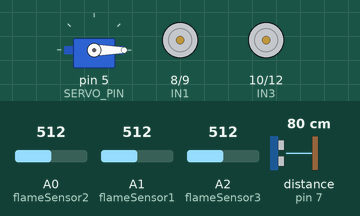
This sketch was run on a simulated Arduino Uno, built with avr-gcc and run on an emulated ATmega328P. Shown: servo, motor-driver pin pairs drawn as motors (green arrow = first pin HIGH = forward, orange = second pin HIGH = backward, longer = more drive, scaled by the enable pin). Wiring (inferred from the names in the program): ultrasonic range finder: trigger pin 6; echo pin 7. Inputs (shaded band) come from the test bench; at power-on: distance to the obstacle (sensor on pin 7) 80 cm, A0 (flameSensor2) = 512, A1 (flameSensor1) = 512, A2 (flameSensor3) = 512. The echo pulse lasts 58.3 µs per cm; what the sketch prints to the serial monitor is not drawn.

Above: at 1.7 s.
1.8 s: distance to the obstacle (sensor on pin 7) set to 22 cm
At 2.01 s:
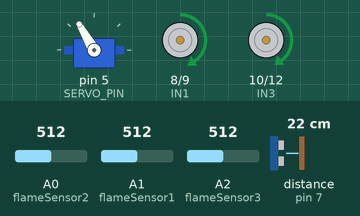
5.3 s: distance to the obstacle (sensor on pin 7) set to 18 cm
At 7.9 s:
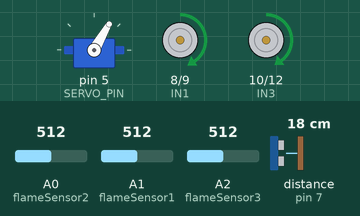
9.9 s: A0 (flameSensor2) set to 415
13.4 s: A0 (flameSensor2) set to 386
At 15.3 s:
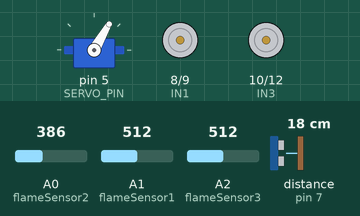
15.9 s: A1 (flameSensor1) set to 408
17.4 s: A1 (flameSensor1) set to 382
At 18.8 s:
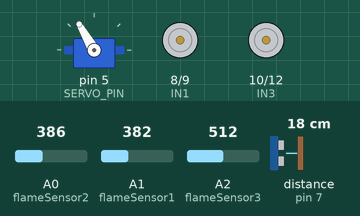
Timing chart, 0 to 20.4 s (numbered marks = the images above; inputs shaded):
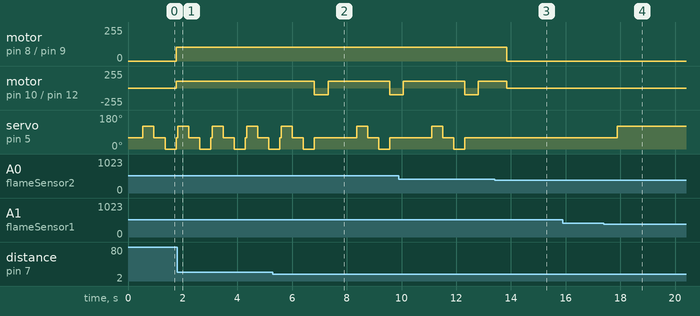

Measured:
- the behaviour switches between 21 and 20 cm on distance to the obstacle (sensor on pin 7) (found by bisection; images 1 and 2)
- the behaviour switches between 400 and 399 on A0 (flameSensor2) (found by bisection; images 2 and 3)
- the behaviour switches between 400 and 399 on A1 (flameSensor1) (found by bisection; images 3 and 4)
- after the input at 5.3 s, motor on pin 10 (IN3) / pin 12 (IN4): forward 100/255 → backward 100/255 after 1.5 s, → forward 100/255 0.50 s later, → backward 100/255 2.2 s later
- after the input at 13.4 s, motor on pin 8 (IN1) / pin 9 (IN2): forward 103/255 → stopped after 0.45 s; servo on pin 5 (SERVO_PIN): stays 60° (without the input it goes to 120° after 0.45 s)
- after the input at 15.9 s, every drawn part: stays the same
- after the input at 17.4 s, servo on pin 5 (SERVO_PIN): 60° → 120° after 0.49 s

The sketch:

sketch_fire_fighter.ino
```cpp
#include <Servo.h>

// ===========================
// Motor Pins
// ===========================
#define ENA 3     // Motor A Speed Control
#define ENB 11    // Motor B Speed Control
#define IN1 8     // Motor A Direction 1
#define IN2 9     // Motor A Direction 2
#define IN3 10    // Motor B Direction 1
#define IN4 12    // Motor B Direction 2

// ===========================
// Ultrasonic Sensor Pins
// ===========================
#define TRIG 6
#define ECHO 7

// ===========================
// Servo
// ===========================
#define SERVO_PIN 5
Servo myServo;

// ===========================
// Analog Flame Sensors
// ===========================
const int flameSensor1 = A1; // Left Flame Sensor
const int flameSensor2 = A0; // Front Flame Sensor
const int flameSensor3 = A2; // Right Flame Sensor
const int flameThreshold = 400; // Flame detection threshold (lower value = closer/hotter flame)

bool obstacleDetected = false; // Flag to track if obstacle was detected
String lastTurn = "";          // Store the direction of last turn for realignment

void setup() {
  Serial.begin(9600);

  // Motor setup
  pinMode(ENA, OUTPUT);
  pinMode(ENB, OUTPUT);
  pinMode(IN1, OUTPUT);
  pinMode(IN2, OUTPUT);
  pinMode(IN3, OUTPUT);
  pinMode(IN4, OUTPUT);

  // Ultrasonic setup
  pinMode(TRIG, OUTPUT);
  pinMode(ECHO, INPUT);

  // Servo initialization
  myServo.attach(SERVO_PIN);
  myServo.write(60);  // Center the servo (60 degrees)
  delay(500);
}

// Function to read ultrasonic distance in cm
long readDistance() {
  digitalWrite(TRIG, LOW);
  delayMicroseconds(2);
  digitalWrite(TRIG, HIGH);
  delayMicroseconds(10);
  digitalWrite(TRIG, LOW);
  long duration = pulseIn(ECHO, HIGH);
  return duration * 0.034 / 2; // Convert time to distance
}

// ===========================
// Motor Control Functions
// ===========================
void moveForward() {
  digitalWrite(IN1, HIGH); digitalWrite(IN2, LOW);
  digitalWrite(IN3, HIGH); digitalWrite(IN4, LOW);
  analogWrite(ENA, 103);
  analogWrite(ENB, 100);
}

void stopMoving() {
  digitalWrite(IN1, LOW); digitalWrite(IN2, LOW);
  digitalWrite(IN3, LOW); digitalWrite(IN4, LOW);
  analogWrite(ENA, 0);
  analogWrite(ENB, 0);
}

void turnLeft() {
  digitalWrite(IN1, LOW); digitalWrite(IN2, HIGH);  // Reverse left motor
  digitalWrite(IN3, HIGH); digitalWrite(IN4, LOW);  // Forward right motor
  analogWrite(ENA, 53);
  analogWrite(ENB, 50);
  delay(500); // Duration of turn
  stopMoving();
}

void turnRight() {
  digitalWrite(IN1, HIGH); digitalWrite(IN2, LOW);  // Forward left motor
  digitalWrite(IN3, LOW); digitalWrite(IN4, HIGH);  // Reverse right motor
  analogWrite(ENA, 53);
  analogWrite(ENB, 50);
  delay(500); // Duration of turn
  stopMoving();
}

void loop() {
  // ===========================
  // Flame Sensor Readings
  // ===========================
  int value1 = analogRead(flameSensor1); // Left
  int value2 = analogRead(flameSensor2); // Front
  int value3 = analogRead(flameSensor3); // Right

  // Print Flame Sensor Data
  Serial.println("---- Flame Sensor Readings ----");
  Serial.print("Sensor LEFT  (A1): "); Serial.println(value1);
  Serial.print("Sensor FRONT (A0): "); Serial.println(value2);
  Serial.print("Sensor RIGHT (A2): "); Serial.println(value3);

  // Check for flames and react
  if (value1 < flameThreshold || value2 < flameThreshold || value3 < flameThreshold) {
    stopMoving(); // Stop if flame is detected

    if (value1 < flameThreshold) {
      Serial.println("🔥 Flame detected on LEFT");
      myServo.write(120); // Aim water/actuator to left
    } else if (value3 < flameThreshold) {
      Serial.println("🔥 Flame detected on RIGHT");
      myServo.write(0); // Aim water/actuator to right
    } else {
      Serial.println("🔥 Flame detected in FRONT");
      myServo.write(60); // Aim water/actuator to front
    }

    delay(500); // Allow time for servo to move
    return;     // Skip the rest of the loop when flame is detected
  }

  // ===========================
  // Obstacle Avoidance
  // ===========================
  long frontDist, leftDist, rightDist;

  // Measure left distance
  myServo.write(120);
  delay(400);
  leftDist = readDistance();

  // Measure front distance
  myServo.write(60);
  delay(400);
  frontDist = readDistance();

  // Measure right distance
  myServo.write(0);
  delay(400);
  rightDist = readDistance();

  myServo.write(60); // Re-center servo after measuring

  // Print ultrasonic distances
  Serial.print("L:"); Serial.print(leftDist);
  Serial.print(" F:"); Serial.print(frontDist);
  Serial.print(" R:"); Serial.println(rightDist);

  // If obstacle is detected in front
  if (frontDist < 20) {
    stopMoving();            // Stop bot
    obstacleDetected = true; // Set obstacle flag

    // Decide direction based on open space
    if (leftDist > rightDist) {
      turnLeft();
      lastTurn = "left";
    } else {
      turnRight();
      lastTurn = "right";
    }

    moveForward(); // Move ahead after avoiding
    delay(1000);   // Move forward to bypass the obstacle
  }

  // After bypassing, realign to original path
  else if (obstacleDetected) {
    stopMoving();

    // Undo the previous turn to realign
    if (lastTurn == "left") {
      turnRight();
    } else if (lastTurn == "right") {
      turnLeft();
    }

    delay(500);     // Time for realignment
    moveForward();  // Resume forward movement

    // Reset obstacle tracking
    obstacleDetected = false;
    lastTurn = "";
  }

  // If no flame or obstacle, just move forward
  else {
    moveForward();
  }
}
```
